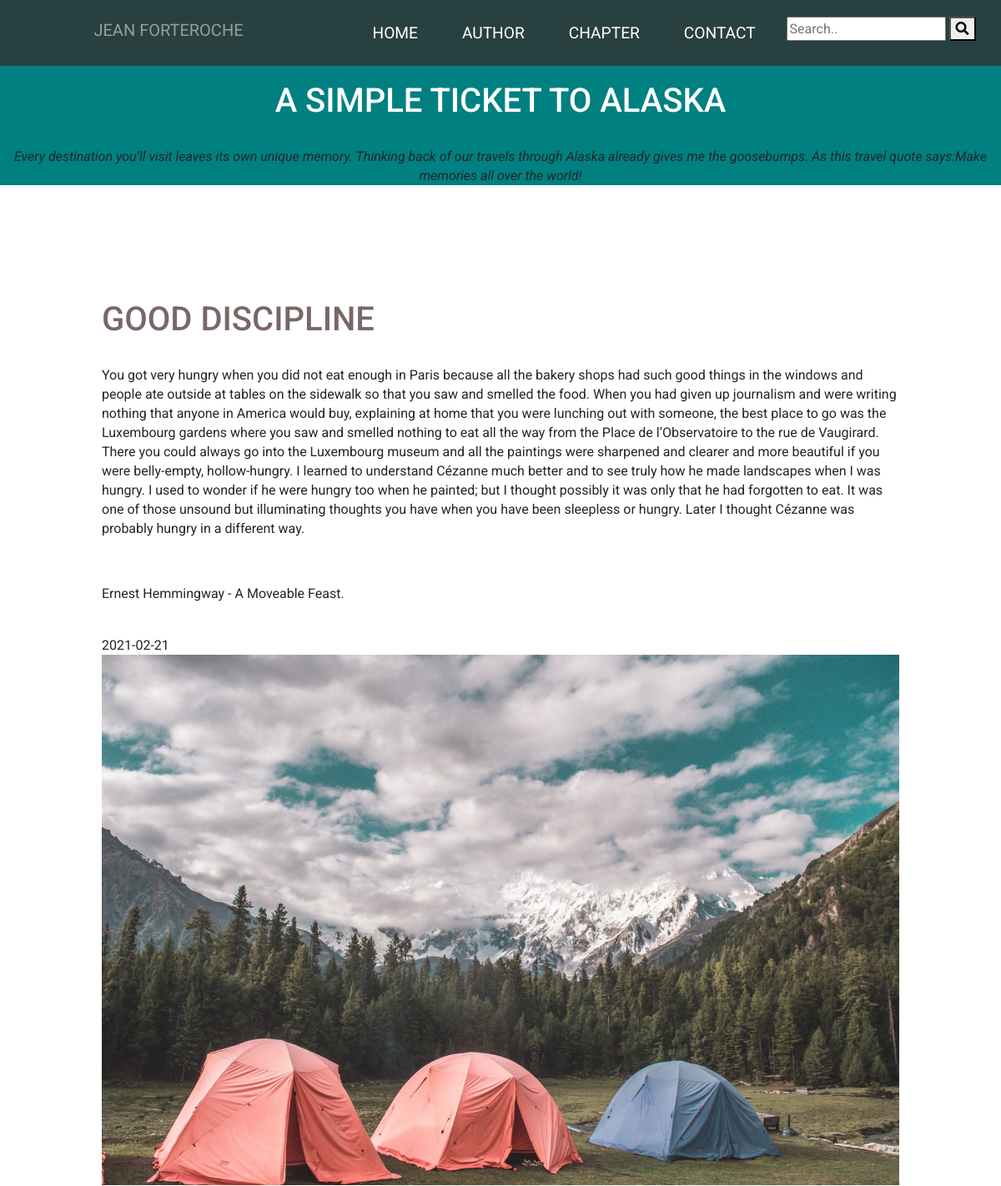
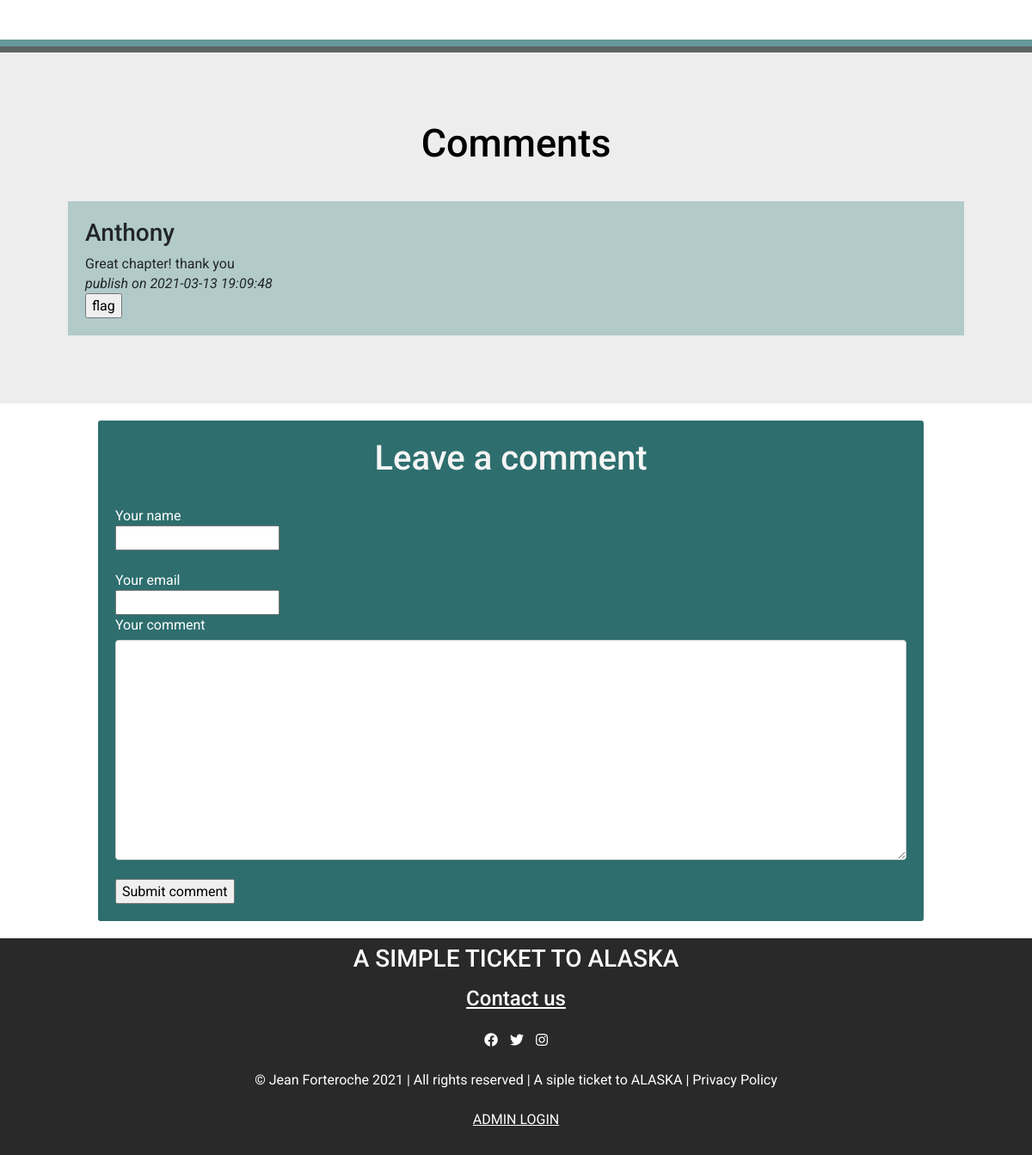
The app's page /index.php?action=chapter&id=10 with its own data (2 pictures, top to bottom).
### tables this page shows
CREATE TABLE `chapter` (
  `id` int(11) NOT NULL,
  `title` text NOT NULL,
  `body` text NOT NULL,
  `published_date` date NOT NULL,
  `number` int(11) NOT NULL,
  `image` text,
  `draft` tinyint(1) NOT NULL DEFAULT '1'
);

CREATE TABLE `comment` (
  `id` int(11) NOT NULL,
  `parent_id` int(11) DEFAULT NULL,
  `chapter_id` int(11) NOT NULL,
  `comment` text NOT NULL,
  `comment_date` datetime NOT NULL,
  `author` text NOT NULL,
  `to_validate` tinyint(1) NOT NULL DEFAULT '1',
  `flag` tinyint(1) NOT NULL DEFAULT '0',
  `validated` tinyint(1) NOT NULL DEFAULT '1',
  `email` text NOT NULL
);

### controllers/frontend/controller.php (called while the page is built, shortened)
<?php
require('models/frontend/ChapterManager.php');
require('models/frontend/contactManager.php');
require('models/frontend/commentManager.php');
function chapter($id)
{
    $chapterManager = new ChapterManagerFrontend();
    $chapter = $chapterManager->getChapter($id);
    $commentManagerFrontend = new CommentManagerFrontend();
    $chapterComments = $commentManagerFrontend->getCommentsForChapter($id);
    require('views/frontend/chapter.php');
}
?>

### models/frontend/ChapterManager.php (called while the page is built, shortened)
<?php
class ChapterManagerFrontend
{
    public function getChapter($id)
    {
        global $db;
        $req = $db->prepare('
            SELECT *
            FROM chapter
            WHERE id = ?
            AND draft = 0
        ');
        $req->execute(array($id));
        $result = $req->fetch();
        return $result;
    }
}
?>

### models/frontend/commentManager.php (called while the page is built, shortened)
<?php
class commentManagerFrontend
{
    public function getCommentsForChapter($chapter_id) {
        global $db;
        $sql = $db->prepare('SELECT * FROM comment WHERE chapter_id = ?');
        $sql->execute(array($chapter_id));
        $comments = $sql->fetchall();
        return $comments;
    }
}
?>

### views/frontend/commentList.php (the view, shortened to what this page needs)
<?php foreach ($chapterComments as $comment) { ?>
    <div class="comment_content">
        <h3><?php echo $comment['author'] ?></h3>
        <?php echo $comment['comment'] ?><br>
        <i> publish on
            <?php echo $comment['comment_date'] ?></i>
        <br>
        <form action="index.php?action=flagComment" method="post" class="flagform">
            <input type="submit" value="flag" />
        </form>
    </div>
<?php } ?>

### views/frontend/chapter.php (shortened to what this page needs)
<div class="chapters_content">
    <h1>A SIMPLE TICKET TO ALASKA</h1>
    <br>
    <p><i>Every destination you’ll visit leaves its own unique memory.
            Thinking back of our travels through Alaska already gives me the goosebumps.
            As this travel quote says:Make memories all over the world!
        </i>
    </p>
</div>
<div class="content">
    <h1><?php echo $chapter['title'] ?></h1><br>
    <?php echo $chapter['body'] ?><br>
    <?php echo $chapter['published_date'] ?><br>
    <img src="/public/images/<?php echo $chapter['image'] ?>" /><br>
</div>
<section id="commentListContent">
    <h2> Comments </h2>
    <?php require 'views/frontend/commentList.php'; ?>
</section>
<div class="commentSection">
    <?php require 'views/frontend/comment.php'; ?>
</div>
<?php require 'views/frontend/template.php'; ?>

### public/style/index.css (style rules this page uses)
body, html, .bloc_page { height: 100%; }
body { font-family: 'Roboto', condensed; margin: 0px; line-height: 23px; }
img { width: 100%; height: auto; }
h1, .chapters_content h3 a { color: white; }
.content h1, h2 { color: #796767; }
.container_post h2, .chapters_content, #slogan, .commentSection h2, .chapters_content_head, .container_contact h3, .chapters_content_head, .chapterlist a, .read_more, #dashboard h1, #dashboardHome h1, footer, footer a, .socialmedia, #adminlogin, #adminlogin form, #commentListContent h2, #commentbox form h1, #success, .dashboardnewChapter, #dashboardHome h1, .success-flag-comment { text-align: center; }
.chapters_content { background-color: teal; margin-bottom: 37px; margin-top: 35px; padding-top: 62px }
.content { padding: 30px; }
#commentListContent { margin-top: 17px; background-color: #b7b7b740; align-items: center; padding: 24px; border-top: 4mm ridge rgba(16, 99, 99, 0.61); }
@media screen and (min-width: 1200px) { .content { padding-right: 122px; padding-top: 100px; padding-left: 122px; } }
@media screen and (min-width: 1200px) { #commentListContent { margin-top: 17px; background-color: #b7b7b740; align-items: center; padding: 79px; border-top: 4mm ridge rgba(16, 99, 99, 0.61); } }
@media screen and (min-width: 1200px) { #commentListContent .comment_content { padding: 20px; background-color: rgb(178, 202, 202); margin-top: 10px; } }
@media screen and (min-width: 1200px) { #commentListContent h2 { font-size: 45px; } }
@media screen and (min-width: 1200px) { #dashboard h1, h2, .chapters_content h3 a { color: black; padding-bottom: 30px; } }

### records on screen
chapter: title "GOOD DISCIPLINE", body "You got very hungry when you did not eat enough in Paris because all the bakery shops had such good things in the windows and people ate outside at tables on the sidewalk so that you saw and smelled the food. When you had given up journalism and were writing nothing that anyone in America would buy, explaining at home that you were lunching out with someone, the best place to go was the Luxembourg gardens where you saw and smelled nothing to eat all the way from the Place de l’Observatoire to the rue de Vaugirard. There you could always go into the Luxembourg museum and all the paintings were sharpened and clearer and more beautiful if you were belly-empty, hollow-hungry. I learned to…", published_date "2021-02-21", image (picture)
comment: author "Anthony", comment "Great chapter! thank you", comment_date "2021-03-13 19:09:48"
